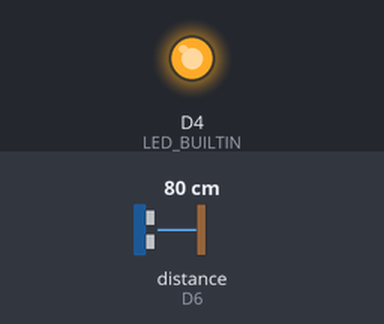
The sketch below on a simulated ESP8266 (NodeMCU). Parts: output pins drawn as LEDs (lit = HIGH, except the on-board LED, lit = LOW). The test bench sets the inputs (shaded band); at power-on: distance to the obstacle (sensor on D6) 80 cm. The echo pulse lasts 58.3 µs per cm; WiFi joins after 1.5 s; servers stay silent unless stated; network time is answered at once with the bench clock; the local clock reads 2024-03-15 10:24:30 at power-on unless the sketch sets it; pins used as bus, display or sensor lines are not drawn.

Above: at 0.05 s.
Timing chart, 0 to 3.0 s (numbered marks = the images above):
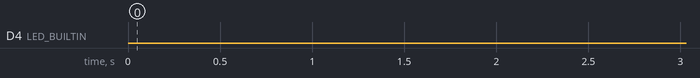

The sketch:

Cedae_Vazao.ino
```cpp
// By WFasolo//
#include <ESP8266WiFiMulti.h>
#include <ThingerESP8266.h>
#include <NTPClient.h>
#include <WiFiUdp.h>

WiFiClient client;
WiFiUDP udp;
NTPClient ntp(udp, "a.st1.ntp.br", -3 * 3600, 60000);

ESP8266WiFiMulti multiWiFi;

#define trigPin D5
#define echoPin D6

unsigned long cont = 0;
bool forcereboot = false, iniciar = false;
float md_ler[3] = {28, 28, 28};
float altura = 28, altura2 = 28, pulso = 0, dist = 85;
float vz_min = 110, vz_hor = 110, vz_dia = 110, vazao = 110, vz_min2 = 110;
int dia = 0, hora = 0, minuto = 0, segundo = 30;
int i_d = 0, i_h = 0, i_m = 0, i_inic = 0;
int est2 = 0, vol_trat;

#define USERNAME "w_fasolo"
#define DEVICE_ID "vazao_BJI"
#define DEVICE_CREDENTIAL "cedaebji"
ThingerESP8266 thing(USERNAME, DEVICE_ID, DEVICE_CREDENTIAL);

void setup()
{
  // Serial.begin(115200);
  pinMode(LED_BUILTIN, OUTPUT);
  pinMode(trigPin, OUTPUT);
  pinMode(echoPin, INPUT);

  WiFi.mode(WIFI_STA);
  multiWiFi.addAP("a2", "@123456@");
  multiWiFi.addAP("ITANET-FASOLO", "lucas123");
  multiWiFi.addAP("FASOLO", "@@lucas@@");
  multiWiFi.addAP("BGF", "@giagra@");
  multiWiFi.addAP("LAB", "@@lucas@@");
  multiWiFi.addAP("a1", "@1234567@");

  WiFi.setAutoReconnect(true);
  WiFi.persistent(true);
  ntp.begin();

  thing["Rede"] >> [](pson &out)
  {
    out["SSID"] = WiFi.SSID();
    out["Sinal"] = WiFi.RSSI();
  };

  thing["Vz_media"] >> [](pson &out)
  {
    out = int(vazao);
  };
  thing["Vz_min"] >> [](pson &out)
  {
    out = int(vz_min2);
  };
  thing["Vz_hor"] >> [](pson &out)
  {
    out = int(vz_hor);
  };
  thing["Vol_trat"] >> [](pson &out)
  {
    out = vol_trat;
  };
  thing["Altura"] >> [](pson &out)
  {
    out = altura;
  };

  thing["Reiniciar"] << [](pson &in)
  {
    if (in.is_empty())
    {
      in = forcereboot;
    }
    else
    {
      forcereboot = in ? true : false;
    }
  };

  ntp.forceUpdate();
}

void loop()
{
  thing.handle();
  conectar();
  at_hora();
  media2();
  ler_vazao();
  reb_esp();
}
```

kalman.ino
```cpp
// Variáveis globais para o filtro de Kalman
float x_est = 0.0;    // Estimativa atual do estado (altura da água)
float P_est = 1.0;    // Covariância do erro da estimativa
float Q = 0.0001;     // Covariância do ruído do processo (valor inicial)
float R = 0.1;        // Covariância do ruído da medição (valor inicial)

// Parâmetros para adaptação
const float ALPHA = 0.01;    // Fator de amortecimento para adaptação (entre 0 e 1)
const float MIN_R = 0.001;   // Limite inferior para R
const float MIN_Q = 0.00001; // Limite inferior para Q

// Variáveis para acumulação das estatísticas da inovação
// (neste exemplo, usamos o valor imediato com amortecimento para simplificar)
float innovationAvg = 0.0;

float kalmanFilterAdaptive(float measurement) {
    // Fase de Predição
    float x_pred = x_est;            // Modelo simples: estado inalterado entre medições
    float P_pred = P_est + Q;          // Atualiza a covariância com o ruído do processo

    // Cálculo da inovação (erro entre a medição e a predição)
    float innovation = measurement - x_pred;

    // Atualização do ganho de Kalman
    float K = P_pred / (P_pred + R);

    // Fase de Atualização
    x_est = x_pred + K * innovation;   // Corrige a estimativa do estado
    P_est = (1 - K) * P_pred;          // Atualiza a covariância do erro

    // Adaptação dos parâmetros R e Q com base na inovação
    // Atualiza a média amortecida das inovações ao quadrado
    innovationAvg = (1 - ALPHA) * innovationAvg + ALPHA * (innovation * innovation);

    // Ajuste adaptativo de R:
    // A ideia é que a variância da inovação teórica deve ser P_pred + R.
    // Assim, a parte atribuída à medição é estimada por innovationAvg - P_pred.
    float newR = innovationAvg - P_pred;
    if(newR < MIN_R) {
        newR = MIN_R;
    }
    // Atualiza R com um amortecimento adicional para evitar oscilações bruscas
    R = (1 - ALPHA) * R + ALPHA * newR;

    // Adaptação de Q (opcional):
    // A partir da correção aplicada, estima-se o ruído do processo.
    float processNoiseEst = (K * innovation) * (K * innovation);
    float newQ = processNoiseEst;
    if(newQ < MIN_Q) {
        newQ = MIN_Q;
    }
    Q = (1 - ALPHA) * Q + ALPHA * newQ;

    return x_est;
}
```

leituras.ino
```cpp
//**** Leituras dos Dados ****//
void ler_vazao()
{
  if (abs(altura2 - altura) >= 4)
  {
    cont = cont - 50;
  }

  if (millis() - cont >= 20000)
  {
    digitalWrite(LED_BUILTIN, LOW);
    inicio();
    cont = millis();

    digitalWrite(trigPin, LOW);
    delayMicroseconds(2);
    digitalWrite(trigPin, HIGH);
    delayMicroseconds(10);
    digitalWrite(trigPin, LOW);
    long duration = pulseIn(echoPin, HIGH);
    float distance = duration * pulso / 2;
    altura2 = dist - distance;
    if (altura2 < 0)
    {
      altura2 = md_ler[0];
    }
    md_ler[2] = md_ler[1];
    md_ler[1] = md_ler[0];
    md_ler[0] = altura;

    altura = (altura2 + md_ler[0] + md_ler[1] + md_ler[2]) / 4;

    vazao = 0.69 * pow(altura, 1.522);

    vazao_media();
    digitalWrite(LED_BUILTIN, HIGH);
  }
}
    // Aplicação do filtro de Kalman adaptativo para suavizar a medição
    // float filteredHeight = kalmanFilterAdaptive(measuredHeight);
```

medias.ino
```cpp
//** Calcula a vazao Media  **//
void vazao_media()
{
  i_m++;
  i_h++;
  i_d++;
  vz_dia += vazao;
  vz_hor += vazao;
  vz_min += vazao;

  thing.stream(thing["Vz_media"]);

  vz_min2 = (vz_min / (i_m + 1));
  thing.stream(thing["Vz_min"]);

  vz_hor = (vz_hor / (i_h + 1));
  thing.stream(thing["Vz_hor"]);
  vz_hor = (vz_hor * (i_h + 1));

  vz_dia = (vz_dia / (i_d + 1));
  vol_trat = vz_dia * ((hora * 3.6) + (minuto * 0.06));
  thing.stream(thing["Vol_trat"]);
  vz_dia = (vz_dia * (i_d + 1));
}

void media2()
{
  if (segundo < 10 && est2 == 1)
  { // vazao minuto
    est2 = 0;
    vz_min = (vz_min / (i_m + 1));
    i_m = 0;
    if (minuto == 0)
    { // vazao hora
      vz_hor = (vz_hor / (i_h + 1));
      pson data;
      data["Vaz_Hora"] = int(vz_hor);
      thing.write_bucket("dados_vazaobji", data);
      i_h = 0;
      if (hora == 0)
      {
        delay(100);
        ESP.restart();
      }
    }
  }
  if (segundo >= 10)
  {
    est2 = 1;
  }
}
```

voids.ino
```cpp
//**** verificar conexão ****//
void conectar()
{
  if (multiWiFi.run() != WL_CONNECTED)
  {
    WiFi.disconnect();
    digitalWrite(LED_BUILTIN, LOW);
    iniciar = false;
    delay(100);
    WiFi.reconnect();
  }
}

//**** Reiniciar NodeMCU ****//
void reb_esp()
{
  if (forcereboot == true)
  {
    ESP.restart();
  }
}

//**** Atualizacao da hora ****//
void at_hora()
{
  dia = ntp.getDay();
  hora = ntp.getHours();
  minuto = ntp.getMinutes();
  segundo = ntp.getSeconds();
}

// parametros de iniciação //
void inicio()
{
  if (iniciar == false)
  {
    if (multiWiFi.run() == WL_CONNECTED)
    {
      ntp.forceUpdate();

      pson data;
      thing.get_property("parametro", data);
      dist = data["Distancia"];
      pulso = data["Pulso"];

      if (i_inic > 2)
      {
        iniciar = true;
        i_inic = 0;
      }
      i_inic++;
    }
  }
}
```
